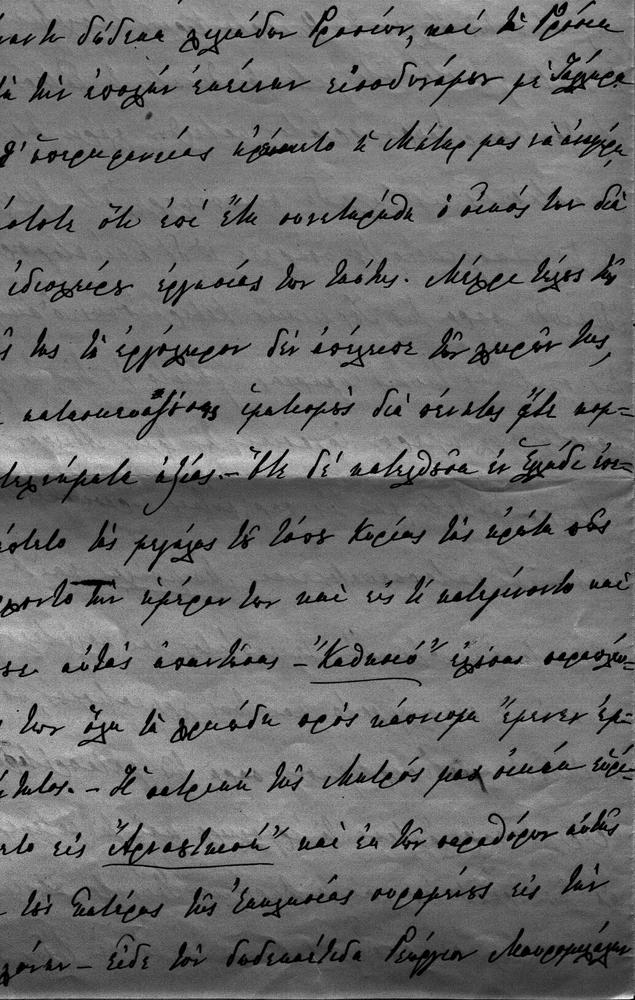
#> input picture trikoupi6.png, 635 x 1000 px, shrunk from 1031 x 1623 before the run
$ jupyter execute set_1.ipynb   (older library calls are emulated)
#> lines starting #> are read from the running program, lines starting #| are printed output that depends on the picture; after the words box and inside, x2 and y2 are one past the last pixel; in counts of white or black regions, pixels touching at a corner belong together
[cell 1]
#ask1
import numpy as np
import matplotlib.pyplot as plt
from PIL import Image
from sys import argv


def thresholding(input_image,output_image,threshold):
#> called with input_image = 'trikoupi6.png', output_image = 'output.png', threshold = 10
    img_in=np.array(Image.open(input_image))
#> img_in is the input picture: shape (1000, 635); min 0, max 255, mean 108.4
    length=len(img_in)
#> length = 1000
    width=len(img_in[0])
#> width = 635
    k=int(threshold)
    rgb=False

    if len(img_in.shape)>2:
        img_in=rgb2gray(img_in,length,width)
        rgb=True

    for i in range(0,length):
        for j in range(0,width):
            if img_in[i][j]>k:
                img_in[i][j]=255
            else:
                img_in[i][j]=0
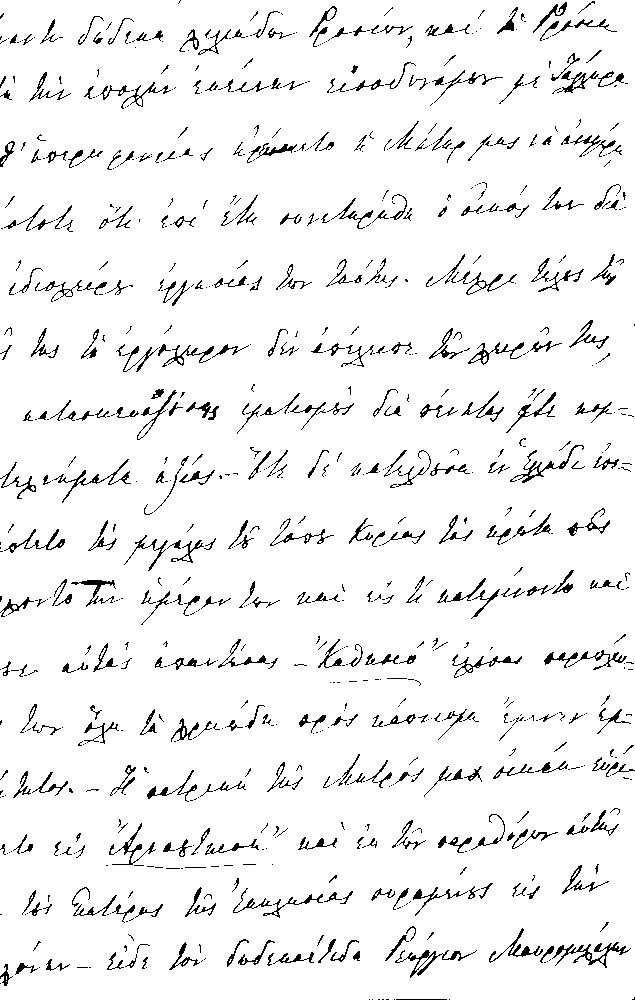
#> img_in: shape (1000, 635); 94.6% white; black in thin lines or dots


    #If our picture was in rgb form we need to need to convert it as was
    #before after finishing thresholding

    if rgb :
        img_out=Image.fromarray(img_in).convert('RGB')
    else :
        img_out=Image.fromarray(img_in)
    img_out.save(output_image)

    plt.imshow(img_in,cmap="gray")
    plt.title("Threshold=%d" %k)
    plt.show()


#convert an rgb image into a grayscale image using the median of the RGB value
def rgb2gray(input_image_array,length,width):
    output_array=np.zeros((length,width),dtype=np.int)

    for i in range(0,length):
        for j in range(0,width):
            median_rgb=0
            for k in range(0,3):
                median_rgb+=input_image_array[i][j][k]
            median_rgb=median_rgb/3
            output_array[i][j]=median_rgb

    return output_array

[cell 2]
thresholding("trikoupi6.png","output.png",10)

[cell 3]
thresholding("trikoupi6.png","output.png",30)
#> call 2 of thresholding, with input_image = 'trikoupi6.png', output_image = 'output.png', threshold = 30
#> after the loop in thresholding (call 2), `for i in range(0,length):`:
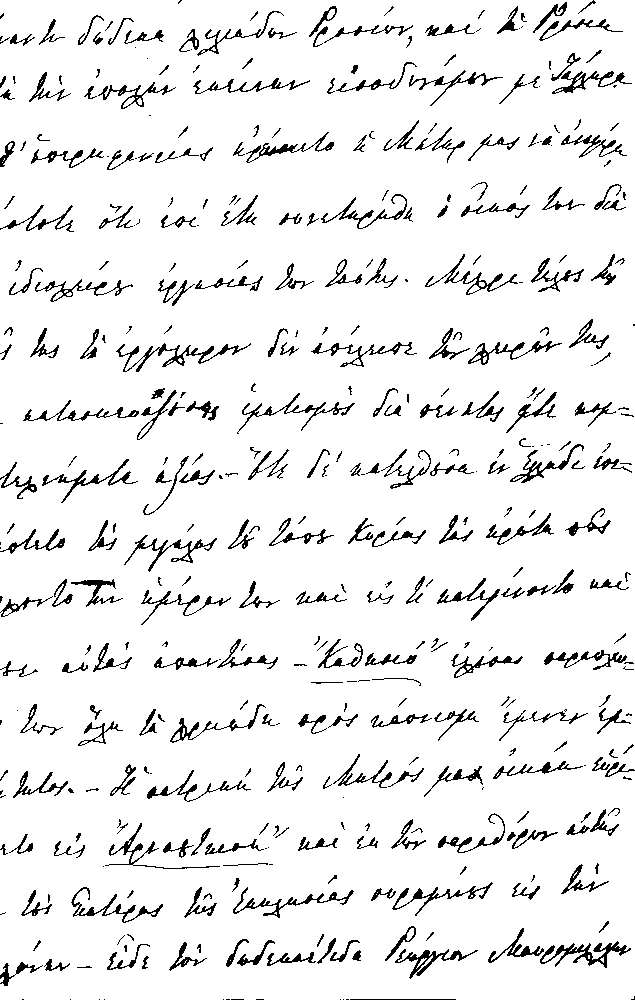
#> img_in: shape (1000, 635); 92.8% white; black in thin lines or dots

[cell 4]
thresholding("trikoupi6.png","output.png",65)
#> call 3 of thresholding, with input_image = 'trikoupi6.png', output_image = 'output.png', threshold = 65
#> after the loop in thresholding (call 3), `for i in range(0,length):`:
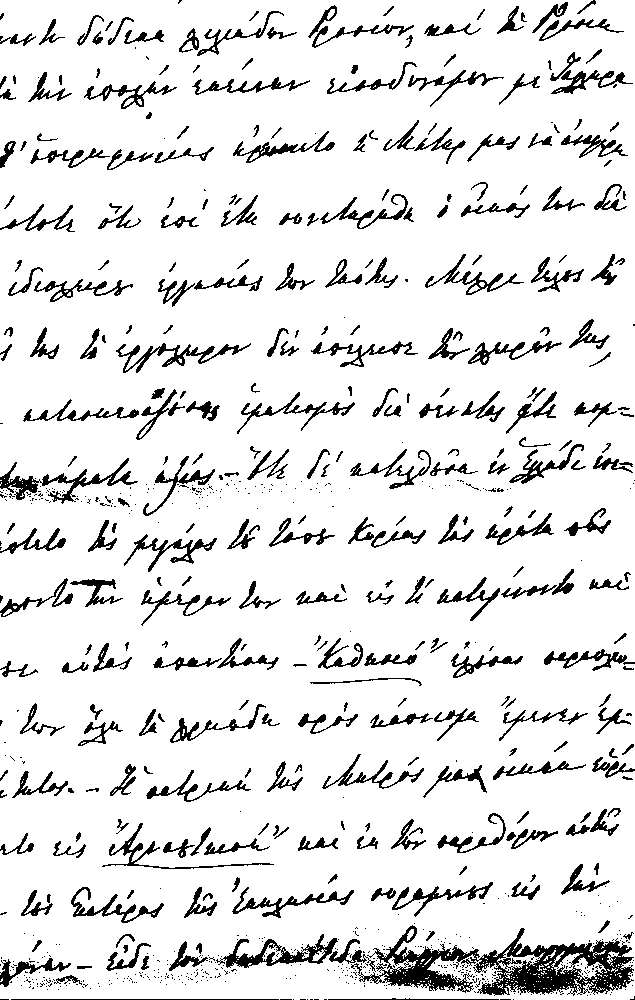
#> img_in: shape (1000, 635); 89.3% white; 864 black regions (546 under 20 px), largest, box (x1, y1, x2, y2) and area: (351, 925, 634, 996) 7619, (0, 458, 138, 504) 1346, (216, 934, 338, 968) 1304

[cell 5]
thresholding("trikoupi6.png","output.png",80)
#> call 4 of thresholding, with input_image = 'trikoupi6.png', output_image = 'output.png', threshold = 80
#> after the loop in thresholding (call 4), `for i in range(0,length):`:
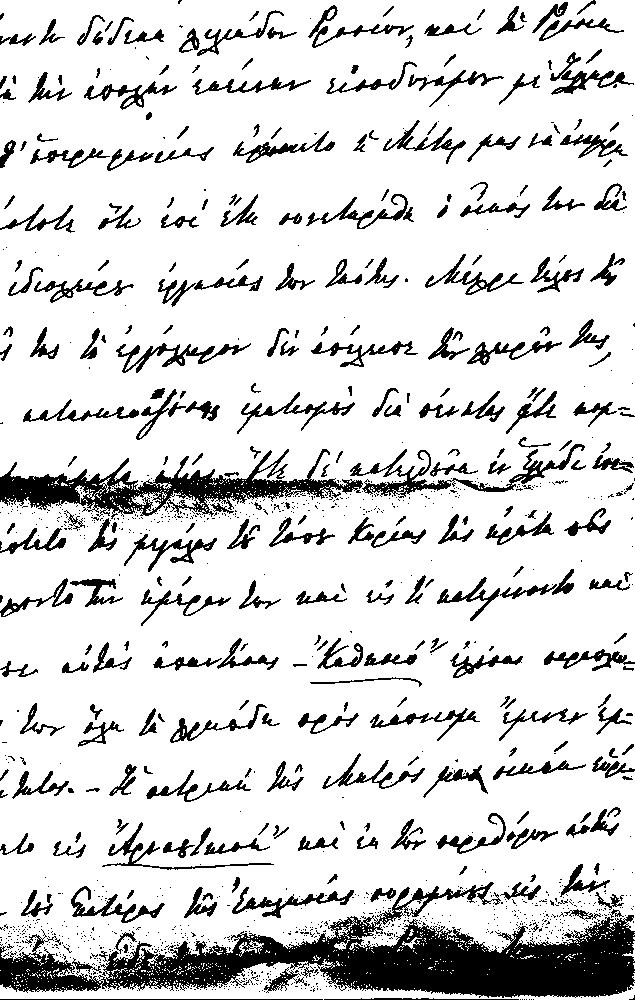
#> img_in: shape (1000, 635); 84.5% white; 1344 black regions (1028 under 20 px), largest, box (x1, y1, x2, y2) and area: (0, 882, 635, 998) 27345, (0, 449, 363, 519) 8266, (350, 444, 585, 498) 2186

[cell 6]
thresholding("trikoupi6.png","output.png",100)
#> after the loop in thresholding (call 5), `for i in range(0,length):`:
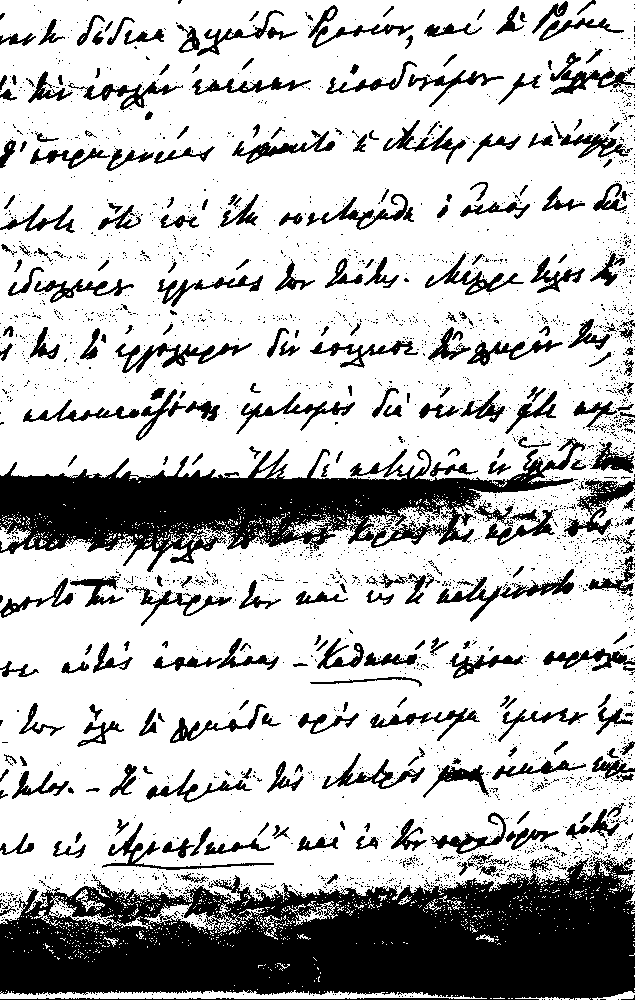
#> img_in: shape (1000, 635); 74.6% white; 3029 black regions (2732 under 20 px), largest, box (x1, y1, x2, y2) and area: (0, 856, 635, 1000) 63228, (0, 437, 586, 572) 30831, (564, 478, 635, 537) 1345

[cell 7]
#ask2
import numpy as np
import matplotlib.pyplot as plt
from PIL import Image
from sys import argv
import math

#Nearest neighbor interpolation is not completed


def affine_transform(t_affine,input_image,output_image):
    #open input image
#> called with t_affine = array of shape (3, 3), input_image = 'brain0030slice150_101x101.png', output_image = 'save.png'
    img_in=np.array(Image.open(input_image))
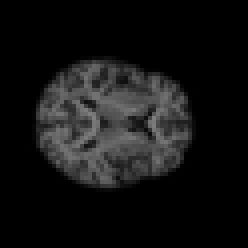
#> input picture brain0030slice150_101x101.png, 62 x 62 px, shrunk from 101 x 101 before the run (shown 4 times larger)
#> img_in is the input picture: shape (62, 62); min 0, max 127, mean 18.8
    height=len(img_in)
#> height = 62
    width=len(img_in[0])
#> width = 62

    img_out=np.zeros((height,width),dtype=np.int)

    #We use the offset variables so that i can move the center(0,0) of the image
    x_offset=math.floor(width/2)
#> x_offset = 31
    y_offset=math.floor(height/2)
#> y_offset = 31

    for i in range(height):
        for j in range(width):
            # transform thecoordinates of the pixel so that we can
            #have the (0,0) point int the center of the image
            x_old=j-x_offset
            y_old=y_offset-i

            x_new=int(t_affine[0][0]*x_old+t_affine[0][1]*y_old+t_affine[0][2])
            y_new=int(t_affine[1][0]*x_old+t_affine[1][1]*y_old+t_affine[1][2])

            #if the new coordinates of a point are outside the new image then continue
            if abs(int(y_new-y_offset)) >=height or abs(int(x_new+x_offset))>=width:
                continue

            #we do the reverse transform to read the pixels from img
            img_out[abs(int(y_new-y_offset))][abs(int(x_new+x_offset))]=img_in[abs(int(y_old-y_offset))][abs(int(x_old+x_offset))]
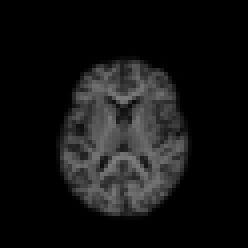
#> img_out: shape (62, 62) int64 (shown 4 times larger); min 0, max 127, mean 18.8

    plt.imshow(img_out,cmap="gray")
    plt.show()

[cell 8]
t_affine=np.zeros((3,3))
t_affine[0][0]=0
t_affine[0][1]=-1
t_affine[0][2]=0
t_affine[1][0]=1
t_affine[1][1]=0
t_affine[1][2]=0
t_affine[2][2]=1

affine_transform(t_affine,"brain0030slice150_101x101.png","save.png")

[cell 9]
t_affine=np.zeros((3,3))
t_affine[0][0]=2
t_affine[0][1]=0
t_affine[0][2]=0
t_affine[1][0]=0
t_affine[1][1]=2
t_affine[1][2]=0
t_affine[2][2]=1

affine_transform(t_affine,"brain0030slice150_101x101.png","save.png")
#> call 2 of affine_transform, with t_affine = array of shape (3, 3), input_image = 'brain0030slice150_101x101.png', output_image = 'save.png'
#> after the loop in affine_transform (call 2), `for i in range(height):`:
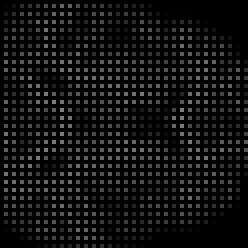
#> img_out: shape (62, 62) int64 (shown 4 times larger); min 0, max 127, mean 16

[cell 10]
t_affine=np.zeros((3,3))
t_affine[0][0]=1
t_affine[0][1]=0
t_affine[0][2]=20
t_affine[1][0]=0
t_affine[1][1]=1
t_affine[1][2]=20
t_affine[2][2]=1

affine_transform(t_affine,"brain0030slice150_101x101.png","save.png")
#> call 3 of affine_transform, with t_affine = array of shape (3, 3), input_image = 'brain0030slice150_101x101.png', output_image = 'save.png'
#> after the loop in affine_transform (call 3), `for i in range(height):`:
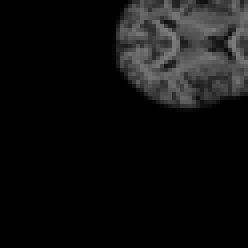
#> img_out: shape (62, 62) int64 (shown 4 times larger); min 0, max 127, mean 15.5
